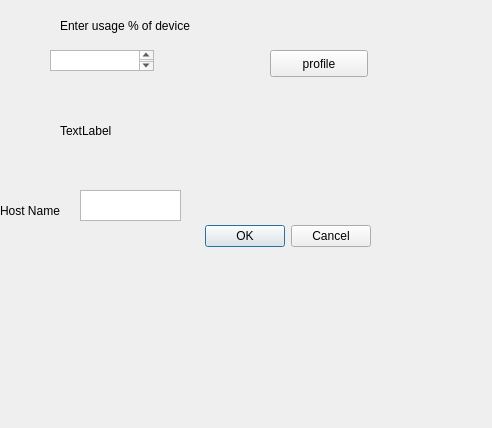
<?xml version="1.0" encoding="UTF-8"?>
<ui version="4.0">
 <class>profileDialog</class>
 <widget class="QDialog" name="profileDialog">
  <property name="geometry">
   <rect>
    <x>0</x>
    <y>0</y>
    <width>492</width>
    <height>428</height>
   </rect>
  </property>
  <property name="contextMenuPolicy">
   <enum>Qt::DefaultContextMenu</enum>
  </property>
  <property name="windowTitle">
   <string>Dialog</string>
  </property>
  <property name="autoFillBackground">
   <bool>true</bool>
  </property>
  <widget class="QDialogButtonBox" name="buttonBox">
   <property name="geometry">
    <rect>
     <x>30</x>
     <y>220</y>
     <width>341</width>
     <height>32</height>
    </rect>
   </property>
   <property name="orientation">
    <enum>Qt::Horizontal</enum>
   </property>
   <property name="standardButtons">
    <set>QDialogButtonBox::Cancel|QDialogButtonBox::Ok</set>
   </property>
  </widget>
  <widget class="QPlainTextEdit" name="p1text">
   <property name="geometry">
    <rect>
     <x>50</x>
     <y>50</y>
     <width>104</width>
     <height>21</height>
    </rect>
   </property>
   <property name="plainText">
    <string/>
   </property>
  </widget>
  <widget class="QPushButton" name="profilebtn1">
   <property name="geometry">
    <rect>
     <x>270</x>
     <y>50</y>
     <width>98</width>
     <height>27</height>
    </rect>
   </property>
   <property name="text">
    <string>profile</string>
   </property>
  </widget>
  <widget class="QTextEdit" name="hostText">
   <property name="geometry">
    <rect>
     <x>80</x>
     <y>190</y>
     <width>101</width>
     <height>31</height>
    </rect>
   </property>
  </widget>
  <widget class="QLabel" name="label">
   <property name="geometry">
    <rect>
     <x>0</x>
     <y>200</y>
     <width>81</width>
     <height>21</height>
    </rect>
   </property>
   <property name="text">
    <string>Host Name</string>
   </property>
  </widget>
  <widget class="QLabel" name="statusLabel">
   <property name="geometry">
    <rect>
     <x>60</x>
     <y>100</y>
     <width>281</width>
     <height>61</height>
    </rect>
   </property>
   <property name="text">
    <string>TextLabel</string>
   </property>
  </widget>
  <widget class="QLabel" name="label_2">
   <property name="geometry">
    <rect>
     <x>60</x>
     <y>10</y>
     <width>221</width>
     <height>31</height>
    </rect>
   </property>
   <property name="text">
    <string>Enter usage % of device</string>
   </property>
  </widget>
 </widget>
 <resources/>
 <connections>
  <connection>
   <sender>buttonBox</sender>
   <signal>rejected()</signal>
   <receiver>profileDialog</receiver>
   <slot>close()</slot>
   <hints>
    <hint type="sourcelabel">
     <x>200</x>
     <y>235</y>
    </hint>
    <hint type="destinationlabel">
     <x>245</x>
     <y>213</y>
    </hint>
   </hints>
  </connection>
  <connection>
   <sender>buttonBox</sender>
   <signal>accepted()</signal>
   <receiver>profileDialog</receiver>
   <slot>close()</slot>
   <hints>
    <hint type="sourcelabel">
     <x>200</x>
     <y>235</y>
    </hint>
    <hint type="destinationlabel">
     <x>245</x>
     <y>213</y>
    </hint>
   </hints>
  </connection>
 </connections>
</ui>
